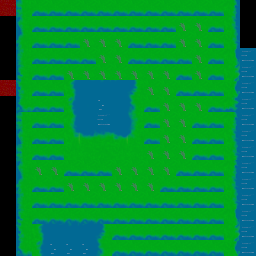

This game map was drawn from its Tiled (.tmx) file and the tilesets committed beside it. A one-line description and the full map source follow:
An orthogonal 16x16 tile map with 16x16 px tiles, 2 tile layers (tiles, entities), 1 hidden layer not drawn.

<map version="1.10" tiledversion="1.10.2" orientation="orthogonal" renderorder="right-down" width="16" height="16" tilewidth="16" tileheight="16" infinite="0" nextlayerid="4" nextobjectid="1">
 <editorsettings>
  <export target="0_-1.tmj" format="json" />
 </editorsettings>
 <tileset firstgid="1" source="terrain.tsx" />
 <layer id="2" name="tiles" width="16" height="16">
  <data encoding="csv">
1,34,38,38,38,38,38,38,38,38,38,38,38,38,42,11,
17,50,38,38,38,38,38,38,38,38,38,35,35,38,58,27,
33,66,38,38,38,35,35,35,38,38,38,35,35,38,74,43,
49,82,38,38,38,38,35,35,38,38,38,38,35,38,90,86,
65,98,38,38,35,35,35,35,35,35,35,38,35,38,106,86,
1,114,38,38,52,53,54,55,56,35,35,38,38,38,122,86,
17,130,38,38,68,69,70,71,72,38,35,35,35,38,138,86,
33,34,38,38,84,85,86,87,88,38,35,35,38,38,42,86,
49,50,38,38,100,101,102,103,104,38,35,35,38,38,58,86,
65,34,38,38,116,117,118,119,120,35,35,35,38,38,74,86,
81,50,35,35,38,38,38,35,35,35,35,38,38,38,42,86,
97,66,38,38,35,35,35,35,35,35,38,38,38,38,58,86,
113,82,38,38,38,38,38,38,38,38,38,38,38,38,74,86,
129,98,38,38,38,38,38,38,38,38,38,38,38,38,90,86,
145,114,52,53,54,55,56,38,38,38,38,38,38,38,106,86,
161,130,68,70,70,70,72,38,38,38,38,38,38,38,122,86
</data>
 </layer>
 <layer id="3" name="entities" width="16" height="16">
  <data encoding="csv">
0,0,0,0,0,0,0,0,0,0,0,0,0,0,0,0,
0,0,0,0,0,0,0,0,0,0,0,0,0,0,0,0,
0,0,0,0,0,0,0,0,0,0,0,0,0,0,0,0,
0,0,0,0,0,0,0,0,0,0,0,0,0,0,0,0,
0,0,0,0,0,0,0,0,0,0,0,0,0,0,0,0,
0,0,0,0,0,0,0,0,0,0,0,0,0,0,0,0,
0,0,0,0,0,0,0,0,0,0,0,0,0,0,0,0,
0,0,0,0,0,0,0,0,0,0,0,0,0,0,0,0,
0,0,0,0,0,0,0,0,0,0,0,0,0,0,0,0,
0,0,0,0,0,0,0,0,0,0,0,0,0,0,0,0,
0,0,0,0,0,0,0,0,0,0,0,0,0,0,0,0,
0,0,0,0,0,0,0,0,0,0,0,0,0,0,0,0,
0,0,0,0,0,0,0,0,0,0,0,0,0,0,0,0,
0,0,0,0,0,0,0,0,0,0,0,0,0,0,0,0,
0,0,0,0,0,0,0,0,0,0,0,0,0,0,0,0,
0,0,0,0,0,0,0,0,0,0,0,0,0,0,0,0
</data>
 </layer>
 <layer id="1" name="collisions" width="16" height="16" visible="0">
  <data encoding="csv">
1,0,0,0,0,0,0,0,0,0,0,0,0,0,0,1,
1,0,0,0,0,0,0,0,0,0,0,0,0,0,0,1,
1,0,0,0,0,0,0,0,0,0,0,0,0,0,0,1,
1,0,0,0,0,0,0,0,0,0,0,0,0,0,0,1,
1,0,0,0,0,0,0,0,0,0,0,0,0,0,0,1,
1,0,0,0,0,0,0,0,0,0,0,0,0,0,0,1,
1,0,0,0,0,1,1,1,0,0,0,0,0,0,0,1,
1,0,0,0,0,1,0,1,0,0,0,0,0,0,0,1,
1,0,0,0,0,1,1,1,0,0,0,0,0,0,0,1,
1,0,0,0,0,0,0,0,0,0,0,0,0,0,0,1,
1,0,0,0,0,0,0,0,0,0,0,0,0,0,0,1,
1,0,0,0,0,0,0,0,0,0,0,0,0,0,0,1,
1,0,0,0,0,0,0,0,0,0,0,0,0,0,0,1,
1,0,0,0,0,0,0,0,0,0,0,0,0,0,0,1,
1,0,0,0,0,0,0,0,0,0,0,0,0,0,0,1,
1,0,0,1,1,1,0,0,0,0,0,0,0,0,0,1
</data>
 </layer>
</map>